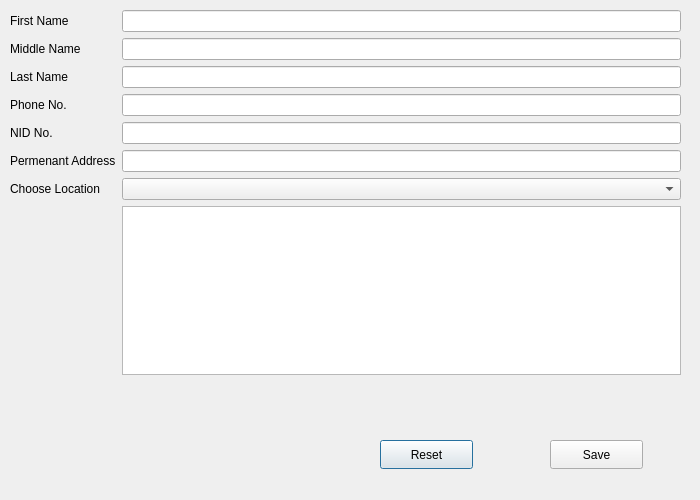
<?xml version="1.0" encoding="UTF-8"?>
<ui version="4.0">
 <class>AddTutor</class>
 <widget class="QDialog" name="AddTutor">
  <property name="geometry">
   <rect>
    <x>0</x>
    <y>0</y>
    <width>700</width>
    <height>500</height>
   </rect>
  </property>
  <property name="windowTitle">
   <string>Add Tutor</string>
  </property>
  <widget class="QWidget" name="formLayoutWidget">
   <property name="geometry">
    <rect>
     <x>10</x>
     <y>10</y>
     <width>671</width>
     <height>365</height>
    </rect>
   </property>
   <layout class="QFormLayout" name="formLayout">
    <item row="0" column="0">
     <widget class="QLabel" name="label">
      <property name="text">
       <string>First Name</string>
      </property>
     </widget>
    </item>
    <item row="0" column="1">
     <widget class="QLineEdit" name="txtFirstName"/>
    </item>
    <item row="1" column="0">
     <widget class="QLabel" name="label_2">
      <property name="text">
       <string>Middle Name</string>
      </property>
     </widget>
    </item>
    <item row="1" column="1">
     <widget class="QLineEdit" name="txtMiddleName"/>
    </item>
    <item row="2" column="0">
     <widget class="QLabel" name="label_3">
      <property name="text">
       <string>Last Name</string>
      </property>
     </widget>
    </item>
    <item row="2" column="1">
     <widget class="QLineEdit" name="txtLastName"/>
    </item>
    <item row="3" column="0">
     <widget class="QLabel" name="label_4">
      <property name="text">
       <string>Phone No.</string>
      </property>
     </widget>
    </item>
    <item row="3" column="1">
     <widget class="QLineEdit" name="txtPhoneNo"/>
    </item>
    <item row="4" column="0">
     <widget class="QLabel" name="label_5">
      <property name="text">
       <string>NID No.</string>
      </property>
     </widget>
    </item>
    <item row="4" column="1">
     <widget class="QLineEdit" name="txtNIDNo"/>
    </item>
    <item row="5" column="0">
     <widget class="QLabel" name="label_6">
      <property name="text">
       <string>Permenant Address</string>
      </property>
     </widget>
    </item>
    <item row="5" column="1">
     <widget class="QLineEdit" name="txtPermenantAddress"/>
    </item>
    <item row="6" column="0">
     <widget class="QLabel" name="label_7">
      <property name="text">
       <string>Choose Location</string>
      </property>
     </widget>
    </item>
    <item row="6" column="1">
     <widget class="QComboBox" name="cmbChooseLocation"/>
    </item>
    <item row="7" column="1">
     <widget class="QTextEdit" name="txtLocationDescription"/>
    </item>
   </layout>
  </widget>
  <widget class="QPushButton" name="btnReset">
   <property name="geometry">
    <rect>
     <x>380</x>
     <y>440</y>
     <width>93</width>
     <height>29</height>
    </rect>
   </property>
   <property name="text">
    <string>Reset</string>
   </property>
  </widget>
  <widget class="QPushButton" name="btnSave">
   <property name="geometry">
    <rect>
     <x>550</x>
     <y>440</y>
     <width>93</width>
     <height>29</height>
    </rect>
   </property>
   <property name="text">
    <string>Save</string>
   </property>
  </widget>
 </widget>
 <resources/>
 <connections/>
</ui>
